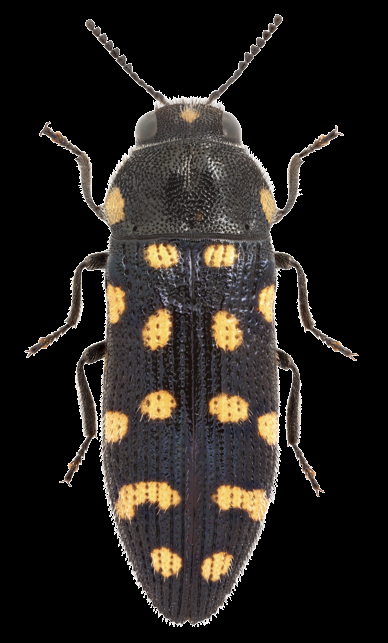
#> input picture index/01.png, 388 x 643 px; its folder holds 4 pictures in this run
$ python colors_hsv.py
#> lines starting #> are read from the running program, lines starting #| are printed output that depends on the picture; after the words box and inside, x2 and y2 are one past the last pixel; in counts of white or black regions, pixels touching at a corner belong together
import cv2
import os
import numpy as np
from sklearn.cluster import KMeans
import matplotlib.pyplot as plt

# Variables
directory = 'index/'
plot_bugs = True
n_bug_clusters = 8

def extract_colors(image_path, num_colors=1):
    # Read the image with alpha channel
#> called with image_path = 'index/01.png', num_colors = 1
    image = cv2.imread(image_path, cv2.IMREAD_UNCHANGED)
#> image is the input picture: shape (643, 388, 4); mean B, G, R, A 29.6, 33.1, 37.2, 87.4

    # Convert BGR to HSV (or BGRA to HSVA)
    if image.shape[2] == 3:
        image = cv2.cvtColor(image, cv2.COLOR_BGR2HSV)
    elif image.shape[2] == 4:
        # Convert BGRA to RGBA
        image = cv2.cvtColor(image, cv2.COLOR_BGRA2RGBA)
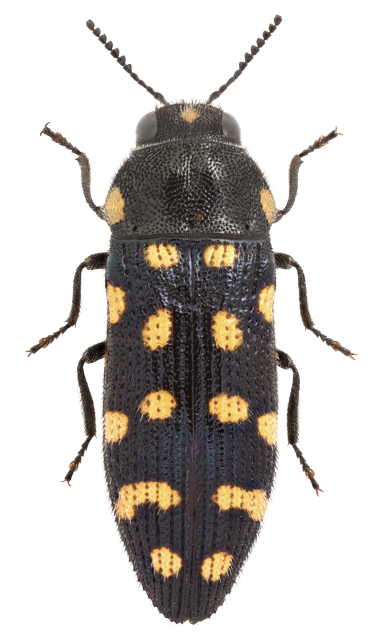
#> image: shape (643, 388, 4); mean R, G, B, A 37.2, 33.1, 29.6, 87.4; transparent parts drawn white

        # Create a mask to identify non-transparent pixels
        mask = image[:, :, 3] != 0
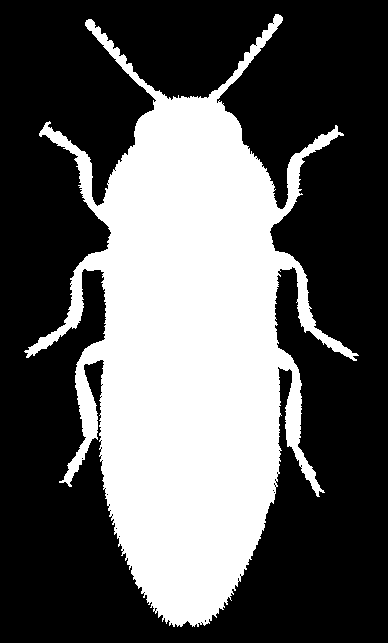
#> mask: shape (643, 388) bool; 36.2% white; 1 white region, box (x1, y1, x2, y2) and area: (24, 14, 359, 627) 90249

        # Apply the mask to get pixels that are not transparent
        pixels = image[mask][:, :3]

        # Convert RGB to HSV
        pixels = cv2.cvtColor(pixels.reshape(-1, 1, 3), cv2.COLOR_RGB2HSV).reshape(-1, 3)
    else:
        raise ValueError("Unexpected number of channels in image")

    pixels = np.float32(pixels)
    kmeans = KMeans(n_clusters=num_colors, n_init=1, max_iter=10)
    kmeans.fit(pixels)
    return kmeans.cluster_centers_


# Process each image and collect colors
image_color_profiles = {}

for filename in os.listdir(directory):
    if filename.endswith(".jpg") or filename.endswith(".png"):  # Add other file types if needed
        path = os.path.join(directory, filename)
        color_profile = extract_colors(path)
        image_color_profiles[filename] = color_profile
#> pass 2 of the loop `for filename in os.listdir(directory):`:
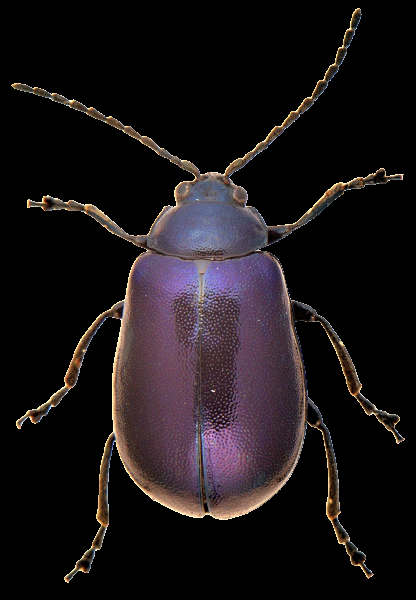
#> input picture index/02.png, 416 x 600 px
#> in extract_colors, image is the input picture: shape (600, 416, 4); mean B, G, R, A 22.9, 20.9, 26.3, 63.8
#> in extract_colors (call 2), `mask = image[:, :, 3] != 0`:
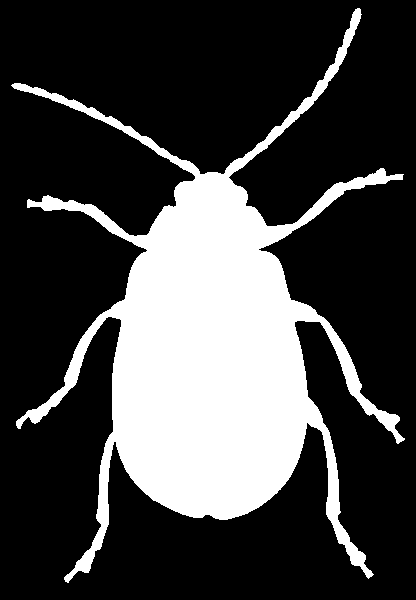
#> mask: shape (600, 416) bool; 26.1% white; 1 white region, box (x1, y1, x2, y2) and area: (11, 8, 405, 583) 65220
#> pass 3 of the loop `for filename in os.listdir(directory):`:
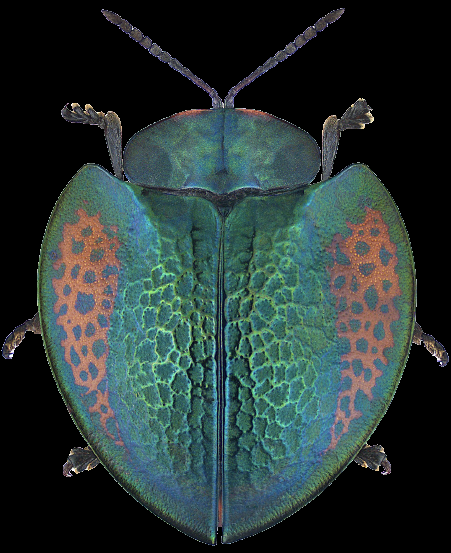
#> input picture index/03.png, 451 x 553 px
#> in extract_colors, image is the input picture: shape (553, 451, 4); mean B, G, R, A 53.7, 55.6, 41.3, 134.3
#> in extract_colors (call 3), `mask = image[:, :, 3] != 0`:
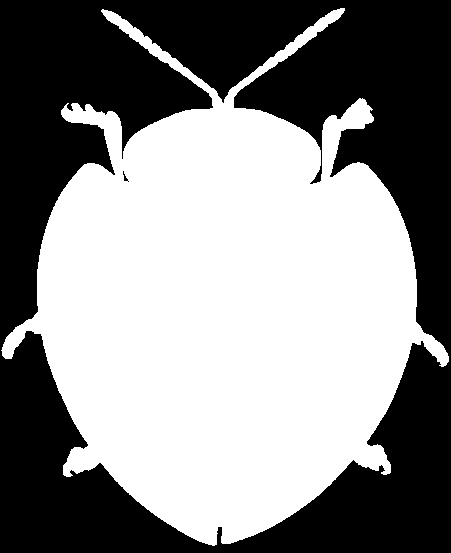
#> mask: shape (553, 451) bool; 53.2% white; 2 black regions, box (x1, y1, x2, y2) and area: (0, 0, 451, 553) 116732, (123, 171, 129, 182) 22
#> the loop made 4 passes; the first 3 are shown


if plot_bugs:
    for key, value in list(image_color_profiles.items()):
        fig, (ax1, ax2) = plt.subplots(2, 1, figsize=(6, 8))
        fig.suptitle(key)

        image = cv2.imread(directory + str(key))
#> image: shape (643, 388, 3)
        image = cv2.cvtColor(image, cv2.COLOR_BGR2RGB)

        ax1.imshow(image)
        ax1.axis('off')

        # Convert HSV to RGB for display
        rgb_colors = cv2.cvtColor(value.reshape(1, -1, 3).astype(np.uint8), cv2.COLOR_HSV2RGB)
        ax2.imshow(rgb_colors)
        ax2.axis('off')

        plt.show()
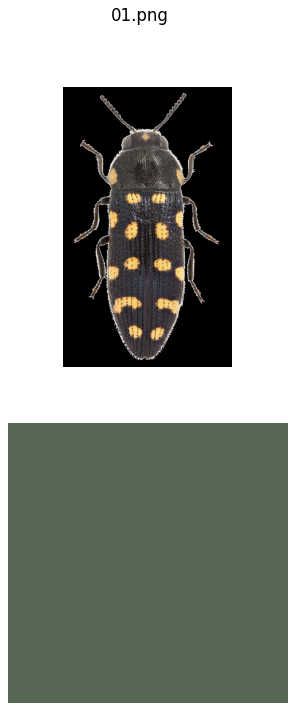
#> figure drawn by matplotlib, 2 panels
#> pass 2 of the loop `for key, value in list(image_color_profiles.items()):`:
#> `plt.show()`:
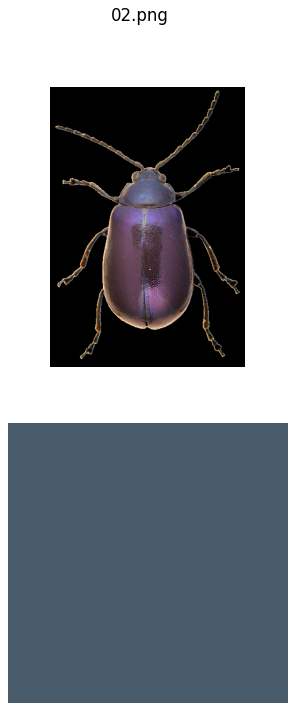
#> figure drawn by matplotlib, 2 panels
#> pass 3 of the loop `for key, value in list(image_color_profiles.items()):`:
#> `plt.show()`:
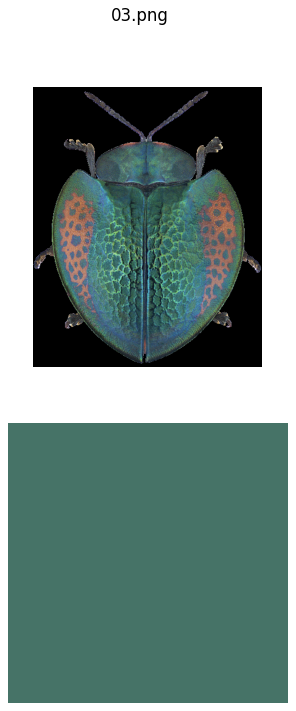
#> figure drawn by matplotlib, 2 panels
#> the loop made 4 passes; the first 3 are shown


clustering_colors = []
#> clustering_colors = []
for key, value in list(image_color_profiles.items()):
    clustering_colors.append(value.flatten())
#> after the loop, clustering_colors = [[57.64, 50.09, 104.1], [103.3, 83.43, 106.5], [82.15, 99.51, 115.6], [87.03, 57.18, 101.3]]

clustering_colors = np.array(clustering_colors)
print(clustering_colors.shape)
#| (4, 3)

kmeans = KMeans(n_clusters=n_bug_clusters, n_init=1, max_iter=100)
#> (the run stopped early here; a loop or call above may not have finished)
